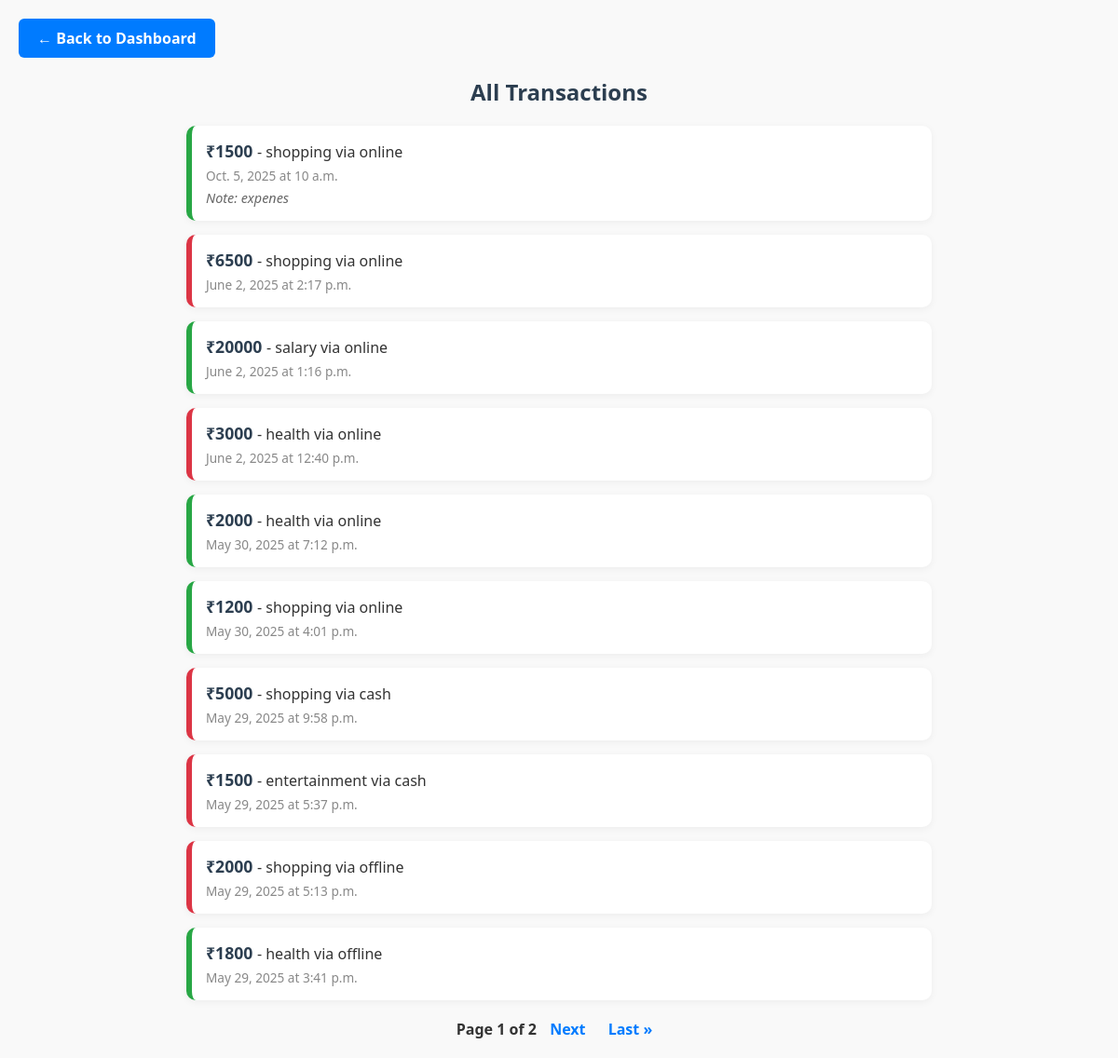
Page /transactions/ (signed in) on the committed database.
### expenseUI/models.py (models this page shows, shortened)
class AddIncomeModel(models.Model):
    PAYMENT_METHOD_CHOICES = [
        ('online', 'Online'),
        ('offline', 'Offline'),
        ('cash', 'Cash'),
        ('card', 'Card'),
        ('upi', 'UPI'),
        ('other income','Other Income')
    ]
    CATEGORY_CHOICES = [
        ('health', 'Health'),
        ('shopping', 'Shopping'),
        ('salary', 'Salary'),
        ('food', 'Food'),
        ('entertainment', 'Entertainment'),
        ('other income','Other Income')
    ]
    user = models.ForeignKey(User, on_delete=models.CASCADE)  # link to user (optional)
    Income = models.PositiveIntegerField()
    Payment_Method = models.CharField(max_length=20, choices=PAYMENT_METHOD_CHOICES)
    Category = models.CharField(max_length=20, choices=CATEGORY_CHOICES)
    Notes = models.CharField(max_length=200, blank=True, null=True)
    Date = models.DateField()
    Time = models.TimeField()

class AddExpenseModel(models.Model):
    PAYMENT_METHOD_CHOICES = [
        ('online', 'Online'),
        ('offline', 'Offline'),
        ('cash', 'Cash'),
        ('card', 'Card'),
        ('upi', 'UPI'),
        ('other income','Other Income')
    ]
    CATEGORY_CHOICES = [
        ('health', 'Health'),
        ('shopping', 'Shopping'),
        ('salary', 'Salary'),
        ('food', 'Food'),
        ('entertainment', 'Entertainment'),
        ('other income','Other Income')
    ]
    user = models.ForeignKey(User, on_delete=models.CASCADE)  # link to user (optional)
    Expense = models.PositiveIntegerField()
    Payment_Method = models.CharField(max_length=20, choices=PAYMENT_METHOD_CHOICES)
    Category = models.CharField(max_length=20, choices=CATEGORY_CHOICES)
    Notes = models.CharField(max_length=200, blank=True, null=True)
    Date = models.DateField()
    Time = models.TimeField()

### expenseUI/views.py (the view)
# urls.py: path("transactions/",eviews.TransactionsView,name='transactions_page'),
@login_required
def TransactionsView(request):
    income_data = AddIncomeModel.objects.filter(user=request.user)
    expense_data = AddExpenseModel.objects.filter(user=request.user)
    combined_data = sorted(
        chain(income_data, expense_data),
        key=attrgetter('Date', 'Time'),
        reverse=True
    )
    paginator = Paginator(combined_data, 10)
    page_number = request.GET.get('page')
    page_obj = paginator.get_page(page_number)
    return render(request, 'transactions.html', {'page_obj': page_obj})

### templates/transactions.html (shortened to what this page needs)
<!DOCTYPE html>
<html lang="en">
<head>
</head>
<body>
  <a href="{% url 'eUI' %}" class="btn-back">← Back to Dashboard</a>
  <div class="transactions">
  <h2>All Transactions</h2>
  {% if page_obj.object_list %}
    {% for txn in page_obj.object_list %}
      <div class="transaction {% if txn.Expense %}expense{% endif %}">
        <strong>
          ₹{% if txn.Income %}{{ txn.Income }}{% else %}{{ txn.Expense }}{% endif %}
        </strong> - {{ txn.Category }} via {{ txn.Payment_Method }}
        <small>{{ txn.Date }} at {{ txn.Time }}</small>
        {% if txn.Notes %}
          <em>Note: {{ txn.Notes }}</em>
        {% endif %}
      </div>
    {% endfor %}
    <div class="pagination">
      <span>Page {{ page_obj.number }} of {{ page_obj.paginator.num_pages }}</span>
      {% if page_obj.has_next %}
        <a href="?page={{ page_obj.next_page_number }}">Next</a>
        <a href="?page={{ page_obj.paginator.num_pages }}">Last &raquo;</a>
      {% endif %}
    </div>
  {% else %}
    <p class="no-transactions">No transactions yet.</p>
  {% endif %}
</div>
</body>
</html>

### templates/transactions.html (style rules this page uses)
* { box-sizing: border-box; margin: 0; padding: 0; }
body { font-family: 'Segoe UI', Tahoma, Geneva, Verdana, sans-serif; background-color: #f9f9f9; color: #333; padding: 20px; }
h2 { text-align: center; margin-bottom: 20px; color: #2c3e50; }
.btn-back { display: inline-block; background-color: #007bff; color: #fff; padding: 10px 20px; border-radius: 6px; text-decoration: none; font-weight: bold; margin-bottom: 20px; transition: background-color 0.3s ease; }
.transactions { max-width: 800px; margin: 0 auto; }
.transaction { background-color: #fff; padding: 15px; border-radius: 10px; margin-bottom: 15px; box-shadow: 0 2px 8px rgba(0, 0, 0, 0.05); border-left: 6px solid #28a745; }
.transaction.expense { border-left-color: #dc3545; }
.transaction strong { font-size: 1.1rem; color: #2c3e50; }
.transaction small { display: block; color: #888; margin-top: 5px; font-size: 0.85rem; }
.transaction em { display: block; margin-top: 5px; color: #666; font-style: italic; font-size: 0.9rem; }
.pagination { text-align: center; margin-top: 20px; }
.pagination a { color: #007bff; margin: 0 10px; text-decoration: none; font-weight: 600; }
.pagination span { font-weight: 600; color: #333; }

### rows in the picture
AddIncomeModel: Income "1500", Category "shopping", Payment_Method "online", Date "Oct. 5, 2025", Time "10 a.m.", Notes "expenes"
AddExpenseModel: Expense "6500", Category "shopping", Payment_Method "online", Date "June 2, 2025", Time "2:17 p.m."
AddIncomeModel: Income "20000", Category "salary", Payment_Method "online", Date "June 2, 2025", Time "1:16 p.m."
AddExpenseModel: Expense "3000", Category "health", Payment_Method "online", Date "June 2, 2025", Time "12:40 p.m."
AddIncomeModel: Income "2000", Category "health", Payment_Method "online", Date "May 30, 2025", Time "7:12 p.m."
AddIncomeModel: Income "1200", Category "shopping", Payment_Method "online", Date "May 30, 2025", Time "4:01 p.m."
AddExpenseModel: Expense "5000", Category "shopping", Payment_Method "cash", Date "May 29, 2025", Time "9:58 p.m."
AddExpenseModel: Expense "1500", Category "entertainment", Payment_Method "cash", Date "May 29, 2025", Time "5:37 p.m."
AddExpenseModel: Expense "2000", Category "shopping", Payment_Method "offline", Date "May 29, 2025", Time "5:13 p.m."
AddIncomeModel: Income "1800", Category "health", Payment_Method "offline", Date "May 29, 2025", Time "3:41 p.m."

### other values in the picture
{{ page_obj.number }} "1"
{{ page_obj.paginator.num_pages }} "2"
